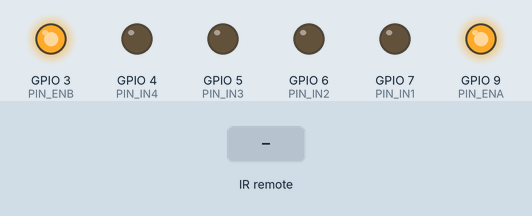
This sketch was run on a simulated ESP8266 (NodeMCU). Parts: output pins drawn as LEDs (lit = HIGH). Inputs (shaded band) come from the test bench.

Above: at 1.2 s.
1.3 s: infrared code 0xB4B4E21D received
At 2.5 s:
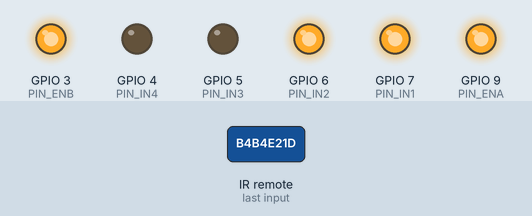
2.8 s: infrared code 0xB4B49A65 received
At 3.7 s:
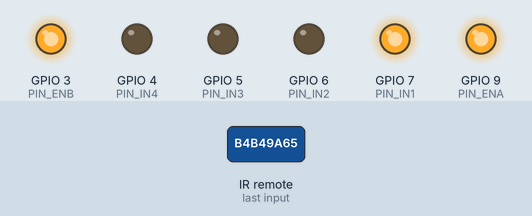
4.3 s: infrared code 0xB4B45AA5 received
At 4.8 s:
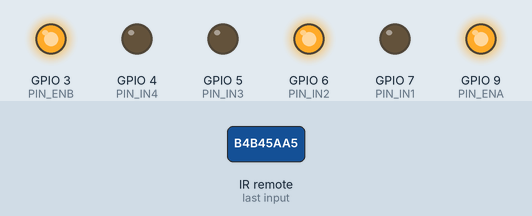
5.8 s: infrared code 0xB4B412ED received
At 7.2 s:
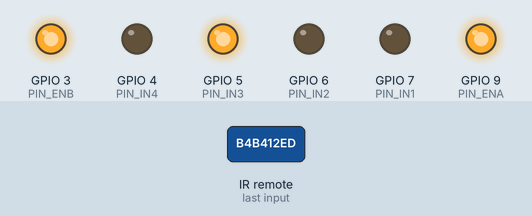
Timing chart, 0 to 8.3 s (numbered marks = the images above; inputs shaded):
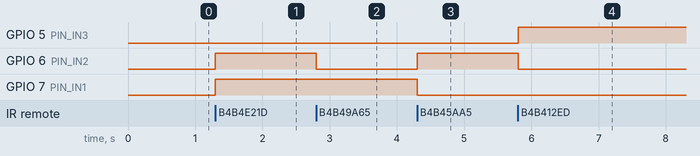

The sketch:

__________________old.ino
```cpp
#define PIN_RECV  13 // Вывод, к которому подключен ИК-приёмник
#define PIN_IN1   7   // Вывод управления правого колеса
#define PIN_IN2   6   // Вывод управления правого колеса
#define PIN_IN3   5   // Вывод управления левого колеса
#define PIN_IN4   4   // Вывод управления левого колеса
#define PIN_ENA   9   // Вывод управления скоростью правого колеса
#define PIN_ENB   3   // Вывод управления скоростью левого колеса
#define SPEED 255     // Скорость бобо-машинки (0-255)
// Коды с пульта управления (необходимо вставить свои!!!)
#define BUTTON_FORWARD  0xB4B4E21D // Код кнопки ВПЕРЁД
#define BUTTON_LEFT     0xB4B49A65 // Код кнопки ВЛЕВО
#define BUTTON_RIGHT    0xB4B45AA5 // Код кнопки ВПРАВО
#define BUTTON_BACK     0xB4B412ED // Код кнопки НАЗАД

#include <IRremote.h> // Библиотека для работы с ИК-приёмником
IRrecv irrecv(PIN_RECV); // Создание объекта работы с ИК-приёмником
decode_results results; // Переменная для хранения результата декодирования

void setup() {
  irrecv.enableIRIn();  // Инициализация ИК-приёмника
  // Настройка на выход всех управляющих пинов Arduino
  pinMode(PIN_IN1, OUTPUT);
  pinMode(PIN_IN2, OUTPUT);
  pinMode(PIN_IN3, OUTPUT);
  pinMode(PIN_IN4, OUTPUT);
  pinMode(PIN_ENA, OUTPUT);
  pinMode(PIN_ENB, OUTPUT);
  // Остановка моторов
  digitalWrite(PIN_IN1, LOW);
  digitalWrite(PIN_IN2, LOW);
  digitalWrite(PIN_IN3, LOW);
  digitalWrite(PIN_IN4, LOW);
  analogWrite(PIN_ENA, SPEED);
  analogWrite(PIN_ENB, SPEED);
}
void loop() {
  // Ждём поступления сигнала с пульта ДУ
  if (irrecv.decode(&results)) {
    // Анализируем полученный результат
    switch(results.value) {
        case BUTTON_FORWARD: // Движение ВПЕРЁД
          digitalWrite(PIN_IN1, HIGH);
          digitalWrite(PIN_IN2, LOW);
          digitalWrite(PIN_IN3, LOW);
          digitalWrite(PIN_IN2, HIGH);
        break;
        case BUTTON_LEFT: // Поворот ВЛЕВО
          digitalWrite(PIN_IN1, HIGH);
          digitalWrite(PIN_IN2, LOW);
          digitalWrite(PIN_IN3, LOW);
          digitalWrite(PIN_IN2, LOW);
        break;
        case BUTTON_RIGHT: // Поворот ВПРАВО
          digitalWrite(PIN_IN1, LOW);
          digitalWrite(PIN_IN2, LOW);
          digitalWrite(PIN_IN3, LOW);
          digitalWrite(PIN_IN2, HIGH);
        break;
        case BUTTON_BACK: // Движение НАЗАД
          digitalWrite(PIN_IN1, LOW);
          digitalWrite(PIN_IN2, HIGH);
          digitalWrite(PIN_IN3, HIGH);
          digitalWrite(PIN_IN2, LOW);
        break;
    }
    irrecv.resume();
  }
}
```

Measured:
- after the input at 1.3 s, GPIO 6 (PIN_IN2), GPIO 7 (PIN_IN1): LOW → HIGH at once
- after the input at 2.8 s, GPIO 6 (PIN_IN2): HIGH → LOW at once
- after the input at 4.3 s, GPIO 6 (PIN_IN2): LOW → HIGH at once; GPIO 7 (PIN_IN1): HIGH → LOW at once
- after the input at 5.8 s, GPIO 5 (PIN_IN3): LOW → HIGH at once; GPIO 6 (PIN_IN2): HIGH → LOW at once
